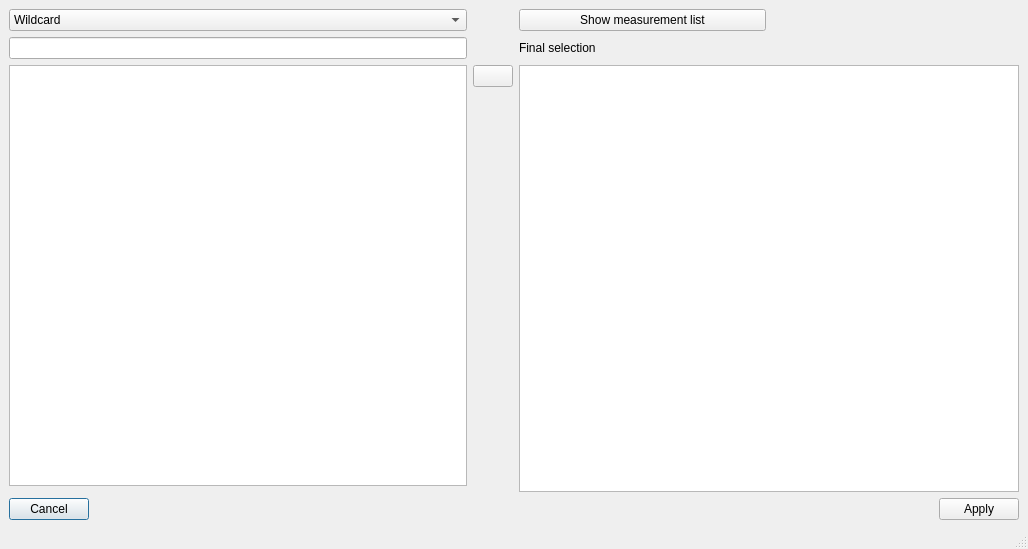
<?xml version="1.0" encoding="UTF-8"?>
<ui version="4.0">
 <class>MultiSearchDialog</class>
 <widget class="QDialog" name="MultiSearchDialog">
  <property name="geometry">
   <rect>
    <x>0</x>
    <y>0</y>
    <width>1028</width>
    <height>549</height>
   </rect>
  </property>
  <property name="windowTitle">
   <string>Dialog</string>
  </property>
  <property name="sizeGripEnabled">
   <bool>true</bool>
  </property>
  <layout class="QGridLayout" name="grid_layout" columnstretch="1,0,0,0,0,0">
   <property name="leftMargin">
    <number>9</number>
   </property>
   <property name="topMargin">
    <number>9</number>
   </property>
   <property name="rightMargin">
    <number>9</number>
   </property>
   <property name="bottomMargin">
    <number>9</number>
   </property>
   <item row="9" column="0">
    <widget class="QLabel" name="status">
     <property name="text">
      <string/>
     </property>
    </widget>
   </item>
   <item row="8" column="0" colspan="6">
    <layout class="QHBoxLayout" name="horizontalLayout" stretch="0,1,0">
     <item>
      <widget class="QPushButton" name="cancel_btn">
       <property name="text">
        <string>Cancel</string>
       </property>
      </widget>
     </item>
     <item>
      <spacer name="horizontalSpacer_2">
       <property name="orientation">
        <enum>Qt::Horizontal</enum>
       </property>
       <property name="sizeHint" stdset="0">
        <size>
         <width>40</width>
         <height>20</height>
        </size>
       </property>
      </spacer>
     </item>
     <item>
      <widget class="QPushButton" name="apply_btn">
       <property name="text">
        <string>Apply</string>
       </property>
      </widget>
     </item>
    </layout>
   </item>
   <item row="0" column="0">
    <widget class="QComboBox" name="match_kind">
     <property name="currentIndex">
      <number>0</number>
     </property>
     <item>
      <property name="text">
       <string>Wildcard</string>
      </property>
     </item>
     <item>
      <property name="text">
       <string>Regex</string>
      </property>
     </item>
    </widget>
   </item>
   <item row="6" column="1">
    <spacer name="verticalSpacer_2">
     <property name="orientation">
      <enum>Qt::Vertical</enum>
     </property>
     <property name="sizeHint" stdset="0">
      <size>
       <width>20</width>
       <height>40</height>
      </size>
     </property>
    </spacer>
   </item>
   <item row="5" column="2" rowspan="3" colspan="4">
    <widget class="MinimalListWidget" name="selection">
     <property name="minimumSize">
      <size>
       <width>500</width>
       <height>0</height>
      </size>
     </property>
    </widget>
   </item>
   <item row="5" column="1">
    <widget class="QPushButton" name="add_btn">
     <property name="focusPolicy">
      <enum>Qt::TabFocus</enum>
     </property>
     <property name="text">
      <string/>
     </property>
     <property name="icon">
      <iconset resource="resource.qrc">
       <normaloff>:/left.png</normaloff>:/left.png</iconset>
     </property>
    </widget>
   </item>
   <item row="1" column="2">
    <widget class="QLabel" name="label">
     <property name="text">
      <string>Final selection</string>
     </property>
    </widget>
   </item>
   <item row="1" column="0">
    <widget class="QLineEdit" name="search_box">
     <property name="text">
      <string/>
     </property>
    </widget>
   </item>
   <item row="0" column="2" colspan="2">
    <widget class="QPushButton" name="show_measurement_list_btn">
     <property name="text">
      <string>Show measurement list</string>
     </property>
     <property name="icon">
      <iconset resource="resource.qrc">
       <normaloff>:/info.png</normaloff>:/info.png</iconset>
     </property>
    </widget>
   </item>
   <item row="5" column="0" rowspan="2">
    <widget class="QListWidget" name="matches"/>
   </item>
  </layout>
 </widget>
 <customwidgets>
  <customwidget>
   <class>MinimalListWidget</class>
   <extends>QListWidget</extends>
   <header>asammdf/gui/widgets/list.h</header>
  </customwidget>
 </customwidgets>
 <tabstops>
  <tabstop>search_box</tabstop>
  <tabstop>match_kind</tabstop>
  <tabstop>matches</tabstop>
  <tabstop>add_btn</tabstop>
  <tabstop>selection</tabstop>
  <tabstop>show_measurement_list_btn</tabstop>
  <tabstop>apply_btn</tabstop>
  <tabstop>cancel_btn</tabstop>
 </tabstops>
 <resources>
  <include location="resource.qrc"/>
 </resources>
 <connections/>
</ui>
